Frame 1 (no input): blank canvas, image omitted
Frame 60 (the mouse pressed at the canvas centre just before this capture): blank canvas, image omitted
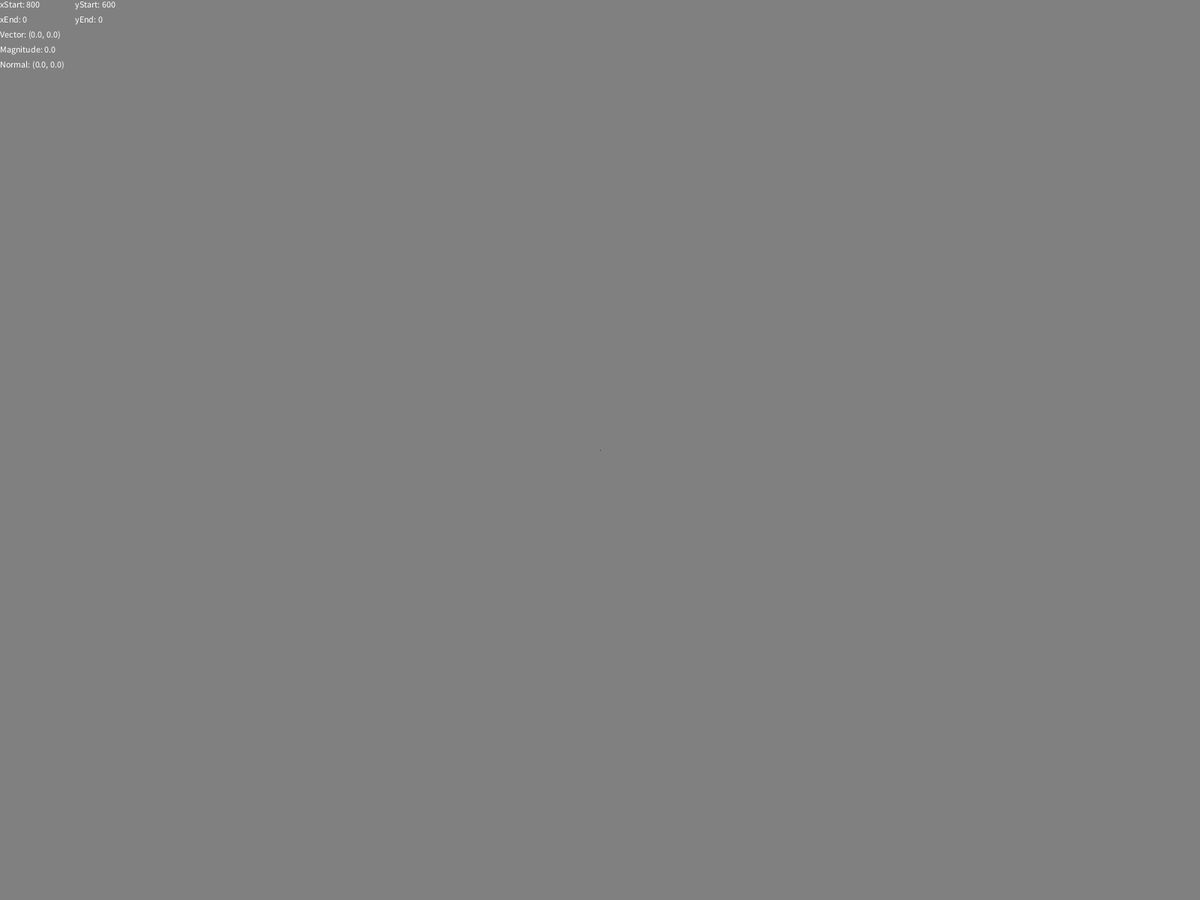
Frame 120 (the mouse held since frame 60 and released just before this capture)

The Processing sketch whose frames 1 and 60 were blank and that drew this single picture after the mouse press (run headless with seeded random() and noise(); from frame 60 on, the mouse is pressed at the canvas centre):

// Processing sketch: VectorSketch
// ── VectorSketch.pde
// Global vars: 

int xStart, yStart, xEnd, yEnd ;
float magnitude ;
PVector v, n ;
boolean started = false ;

// grab screen, initialise PVector variables
void setup() {
  fullScreen() ;
  v = new PVector(0, 0) ;
  n = new PVector(0, 0) ;
}

// clear background, render current vector and textual desc

void draw() {
  background(128);
  if (!started) {
    text("Click, drag to draw a vector", displayWidth/2, displayHeight/2) ;
    return ;
  }  
  if (!mousePressed)
    line (xStart, yStart, xEnd, yEnd) ;
  else
    line (xStart, yStart, mouseX, mouseY) ;
  text("xStart: " + xStart, 0, 10); 
  text("yStart: " + yStart, 100, 10);
  text("xEnd: " + xEnd, 0, 30); 
  text("yEnd: " + yEnd, 100, 30);
  text("Vector: ("+v.x+", "+v.y+")", 0, 50) ; 
  text("Magnitude: "+magnitude, 0, 70) ;
  text("Normal: ("+n.x+", "+n.y+")", 0, 90) ; 
}

// When mouse is pressed, store x, y coords

void mousePressed() {
  started = true ;
  xStart = mouseX ;
  yStart = mouseY ;
}

// When mouse is released create new vector relative to stored x, y coords
void mouseReleased() {
  xEnd = mouseX ;
  yEnd = mouseY ;
  v = new PVector(xEnd - xStart, yEnd - yStart) ;
  magnitude = v.mag() ;
  n = v.get() ;
  n.normalize() ;
}
